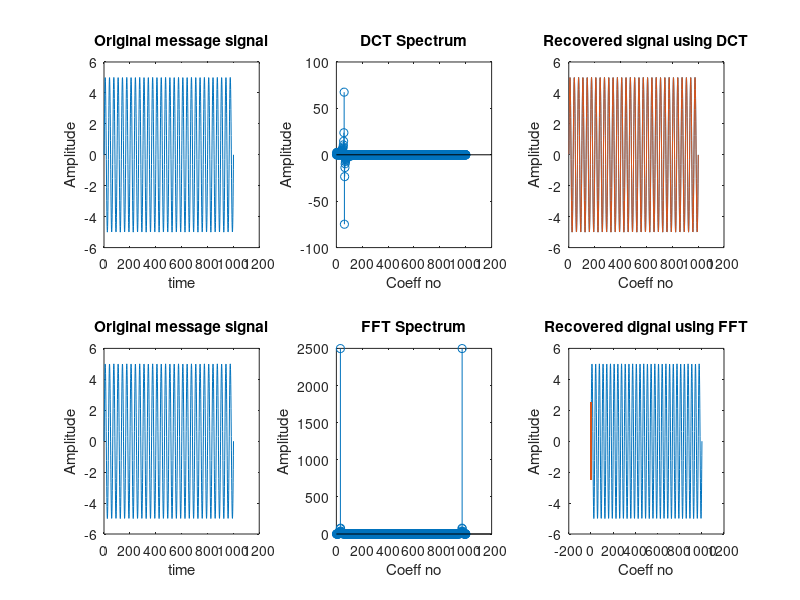

Here is the MATLAB script that generated this plot:
clc;
close all;
clear all;
A=5;
f=3;
t=0:0.01:10;
x=A*sin(2*pi*f*t);
subplot(2,3,4);
plot(x)
xlabel('time');
ylabel('Amplitude');
title('Original message signal');
subplot(2,3,1);
plot(x)
xlabel('time');
ylabel('Amplitude');
title('Original message signal');
X=dct(x);
%subplot(2,2,1);
subplot(2,3,2);
stem(X);
title('DCT Spectrum');
xlabel('Coeff no');
ylabel('Amplitude');
N=length(X);
X(1,round(0.7*N):end)=0;
disp('Coeff used for DCT');
%round(0.07*N);
y=idct(X);
disp(x);
disp(y);
%Energy compaction using DFT
Xf=fft(x);
subplot(2,3,5);
stem(abs(Xf));
xlabel('Coeff no');
ylabel('Amplitude');
title('FFT Spectrum');
Xf(1,round(0.7*N):end)=0;
yf=ifft(Xf);
disp('Coeff used for FFT');
%round(N);
disp(yf);
%subplot(2,2,2);
subplot(2,3,3);
plot(x);
hold on;
plot(y);
xlabel('Coeff no');
ylabel('Amplitude');
title('Recovered signal using DCT');
subplot(2,3,6);
plot(x);
hold on;
plot(yf);
xlabel('Coeff no');
ylabel('Amplitude');
title('Recovered dignal using FFT');